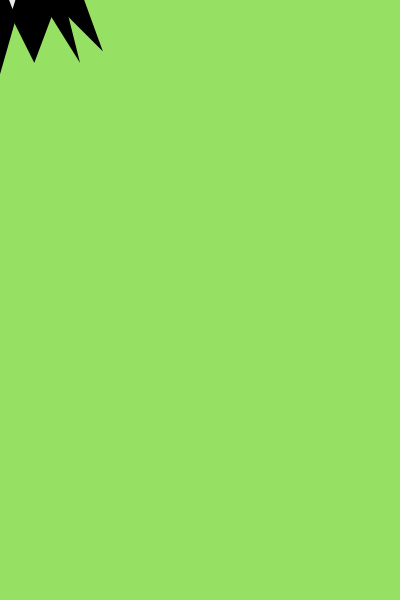
Frame 1 (no input)
Frame 60 (the mouse pressed at the canvas centre just before this capture): identical to frame 1, image omitted
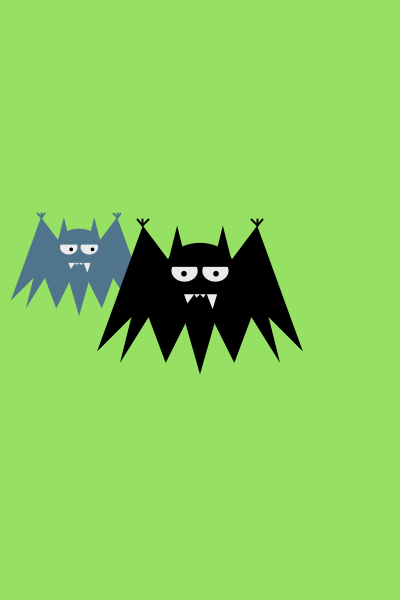
Frame 120 (the mouse held since frame 60 and released just before this capture)

The Processing sketch that drew these frames (run headless with seeded random() and noise(); from frame 60 on, the mouse is pressed at the canvas centre):

// Processing sketch: processing_4703
// ── processing_4703.pde

// Meet Fangs 
// Developed in September, 2009
// Developed by Julio Terra


fangs [] myFangs = new fangs [1]; // declaring instances of object fangs
color fangColor1;  // color for first
int startx; // x coordinate start position for each bat
int starty;  // y coordinate start position for each bat
color backColor = color(150,225,100); // set the background color

//***********
// Application SETUP
//***********

void setup() {

  // setting the size of the window and smoothness
  size (400, 600);        // bat movement will adjust to screen size
  smooth();

  // initiating additional variables
  startx = width/2;      // initiate x coordinate
  starty = height/2;     // initiated y coordinate 
  fangColor1 = #000000;

  // loop to initiate the array of bats by setting color and location
  for (int fangCount = 0; fangCount < myFangs.length; fangCount++) {
    myFangs[fangCount] = new fangs(fangColor1,startx,starty);          // initiates the first bat, which follows the coordinate
  }

}

//************************
// DRAW Function
//************************

void draw() {
  // setting background color
  background (backColor);

  // loop to draw each bat from the array of bats
  // loop counts backwards to ensure black pointer bat is in the front
  for (int fangCount = 1; fangCount <= myFangs.length; fangCount++) {
 
    // LOGIC - determine whether bat should move randomly and which should follow the mouse
    if (fangCount == myFangs.length) {                       // if the loop has reached the length of the array then draw the pointer bat in the front
      myFangs[0].mouseFollow(fangColor1, mouseX, mouseY);    // move the coordinates of the black pointer bat by following the mouse coordinates using the mouseFollow function of the bat object
      myFangs[0].display();                                  // display the black pointer bat
    }
    else if (fangCount < myFangs.length){                    // if loop is lower than length of array then draw the bat on the screen using random move function
      myFangs[fangCount].randomMove();                       // move the coordinates of all randomly moving bats using the randomMove function of the bat object
      myFangs[fangCount].display();
    }  

    // draw bat on screen by calling the display function from the fangs object
  }
  
}

//************************
// Response to MOUSEPRESS
//************************

// creates a new fangs when mouse is pressed
void mousePressed() {
  color newColor = color(random(254), random(254), random(254));     // set random color for the new bat
  fangs newFangs = new fangs(newColor, mouseX, mouseY);              // create new fangs variable
  myFangs = (fangs[]) append (myFangs, newFangs);                    // append fangs variable to end of myFangs array

}

// randomly change directions of all bats when a key is pressed
void keyPressed() {
  for (int fangCount2 = myFangs.length-1; fangCount2 >= 0; fangCount2--) {      // loop to change the direction of all randomly moving bats
    myFangs[fangCount2].changeDir();                                            // change the direction of each bat using the changeDir function from the fangs object
  }
}


//************************
// SETUP Class Fangs
//************************

class fangs{
  // declaration of variables for fangs class
  color batColor;                                      // holds bat color, which is provided as an argument in the fangs object
  float xpos, ypos, pupilx, pupily;                    // holds the position of the bat and its pupils
  float yspeed, xspeed;                                // holds the speed of the x and y coordinates
  float directionx, directiony;                        // holds the initial direction of the bat (necessary for changeDir function
  float fangSize;                                      // holds random size as a percentage of full size (x 180, y 130)


  fangs(color tempC, float tempx, float tempy) {    //construction of fangs data type (this is essentially the setup section of the object)
    batColor = tempC;
    xspeed = random(0,6);           // generate x speed
    yspeed = random(0,6);           // generate y speed
    directionx = random (0,2);      // generage x direction - 0 = left, 1 or more = right
    directiony = random (0,2);      // generage y direction - 0 = down, 1 or more = up
    fangSize = map(random (0,15), 0, 15, 0.5, 1.25);   // holds the relative size of the bat (original x 180, x 130)
    xpos = tempx - 90*fangSize;     // sets x position to middle of bat (using the size to scale the middle point)
    ypos = tempy - 65*fangSize;     // sets y position to middle of bat (using the size to scale the middle point)
 }

  void mouseFollow(color drawc, float xdraw, float ydraw) {   // function that enables the bat to follow the mouse
    // set position variables (use fangSize to move center of fangs 
    xpos = xdraw - 90*fangSize;    
    ypos = ydraw - 65*fangSize;
    batColor= drawc;
  }
  
  void randomMove() {   // function that enables the bat to randomly move
    // LOGIC that determines when bat has reached edge of window
    // also checks to confirm that original direction, based on speed, aligns with expectations before changing direction
    if (xpos > width - (180*fangSize) && xspeed > 0 || directionx < 1 && xspeed > 0)  {
        xspeed = -xspeed;    }
    else if (xpos < 0 && xspeed < 0 )       {
        xspeed = -xspeed;    }
    if (ypos > height - (130*fangSize) && yspeed > 0 || directiony < 1 && yspeed > 0) {
        yspeed = -yspeed;    }
    else if (ypos < 0 && yspeed <0)       {
        yspeed = -yspeed;    }

     // update position variables based on speed
     xpos = xpos + xspeed;
     ypos = ypos + yspeed;
     directionx = directionx+2;  
     directiony = directiony+2;
  }

   void changeDir() {    // function that changes the direction of the bat to a random new direction
      xspeed = random(-6,6); 
      yspeed = random(-6,6);
   }
      
      
   void display() { // function that displays the bat in the location set by one of the movement functions
    //draw wings
    noStroke();
    fill(batColor);
    triangle (xpos + 40*fangSize, ypos, xpos + 70*fangSize, ypos + 40*fangSize, xpos, ypos + 110*fangSize);
    triangle (xpos + 40*fangSize, ypos + 40*fangSize, xpos + 70*fangSize, ypos + 40*fangSize, xpos + 20*fangSize, ypos + 120*fangSize);
    triangle (xpos + 30*fangSize, ypos + 40*fangSize, xpos + 100*fangSize, ypos + 40*fangSize, xpos + 60*fangSize, ypos + 120*fangSize);
    triangle (xpos + 70*fangSize, ypos + 60*fangSize, xpos + 110*fangSize, ypos + 60*fangSize, xpos + 90*fangSize, ypos + 130*fangSize);
    triangle (xpos + 80*fangSize, ypos + 40*fangSize, xpos + 150*fangSize, ypos + 40*fangSize, xpos + 120*fangSize, ypos + 120*fangSize);
    triangle (xpos + 110*fangSize, ypos + 40*fangSize, xpos + 140*fangSize, ypos + 40*fangSize, xpos + 160*fangSize, ypos + 120*fangSize);
    triangle (xpos + 110*fangSize, ypos + 40*fangSize, xpos + 140*fangSize, ypos, xpos + 180*fangSize, ypos + 110*fangSize);

    // draw the ears
    fill(batColor);
    triangle (xpos + 70*fangSize, ypos, xpos + 80*fangSize, ypos + 40*fangSize, xpos + 60*fangSize, ypos + 40*fangSize);
    triangle (xpos + 110*fangSize, ypos, xpos + 120*fangSize, ypos + 40*fangSize, xpos + 100*fangSize, ypos + 40*fangSize);

    // draw head
    fill(batColor);
    ellipseMode (CORNER);
    ellipse (xpos + 60*fangSize, ypos + 15*fangSize, 60*fangSize, 45*fangSize);

    // draw eyes
    fill (235);
    ellipseMode (CORNER);
    // left eye placement x: 65 - 88, y: 30 - 49
    ellipse (xpos + 65*fangSize, ypos + 30*fangSize, 23*fangSize, 19*fangSize);
    // right eye placement x: 92 - 115, y: 30 - 49
    ellipse (xpos + 92*fangSize, ypos + 30*fangSize, 23*fangSize, 19*fangSize);

    //LOGIC - calculate pupil location based on location of bat
    pupilx = xpos + 70*fangSize + map(width-xpos-90*fangSize, 0, width, 0, 12*fangSize);
    pupily = ypos + 39*fangSize + map(height-ypos-65*fangSize, 0, height, 0, 6*fangSize);

    // draw pupils
    ellipseMode (CENTER);
    fill (0);
    ellipse (pupilx, pupily, 5*fangSize, 5*fangSize);
    ellipse (pupilx + 28*fangSize, pupily, 5*fangSize, 5*fangSize); // add 28 to adjust placement of second eye

    // draw eyebrow
    fill(batColor);
    rectMode (CORNER);
    rect (xpos + 65*fangSize, ypos + 30*fangSize,50*fangSize,6*fangSize);

    // draw fangs
    fill (235);
    triangle (xpos + 76*fangSize, ypos + 60*fangSize, xpos + 85*fangSize, ypos + 60*fangSize, xpos + 79*fangSize, ypos + 68*fangSize);
    triangle (xpos + 85*fangSize, ypos + 60*fangSize, xpos + 90*fangSize, ypos + 60*fangSize, xpos + 87*fangSize, ypos + 63*fangSize);
    triangle (xpos + 90*fangSize, ypos + 60*fangSize, xpos + 95*fangSize, ypos + 60*fangSize, xpos + 93*fangSize, ypos + 63*fangSize);
    triangle (xpos + 96*fangSize, ypos + 60*fangSize, xpos + 105*fangSize, ypos + 60*fangSize, xpos + 101*fangSize, ypos + 73*fangSize);

    // draw legs
    stroke(batColor);
    strokeWeight (2);
    line (xpos + 35*fangSize, ypos - 5*fangSize, xpos + 40*fangSize, ypos);
    line (xpos + 40*fangSize, ypos - 5*fangSize, xpos + 40*fangSize, ypos);
    line (xpos + 45*fangSize, ypos - 5*fangSize, xpos + 40*fangSize, ypos);

    line (xpos + 135*fangSize, ypos - 5*fangSize, xpos + 140*fangSize, ypos);
    line (xpos + 140*fangSize, ypos - 5*fangSize, xpos + 140*fangSize, ypos);
    line (xpos + 145*fangSize, ypos - 5*fangSize, xpos + 140*fangSize, ypos);
  
  }  // close display () function

}  // close fangs class
